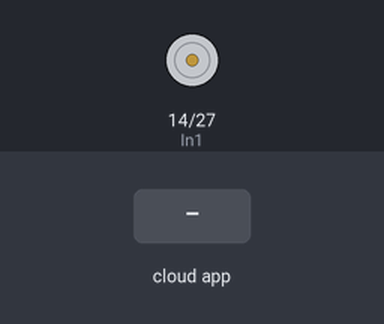
This sketch was run on a simulated ESP32. On the bench: motor-driver pin pairs drawn as motors (green arrow = first pin HIGH = forward, orange = second pin HIGH = backward, longer = more drive, scaled by the enable pin). The test bench sets the inputs (shaded band). The ROS host is connected and sends only what is stated.

Above: at 3.2 s.
3.3 s: the phone or cloud app sets cmd_pwm_argos to -100
At 4.5 s:
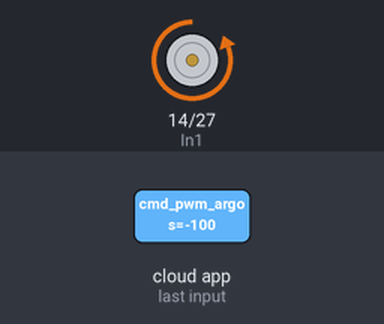
4.8 s: the phone or cloud app sets cmd_pwm_argos to 100
At 6.0 s:
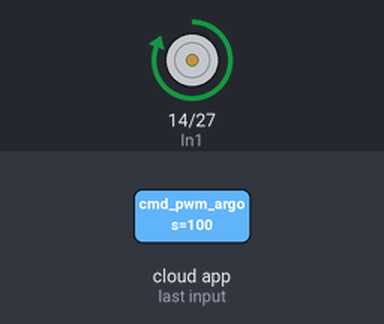
6.3 s: the phone or cloud app sets cmd_pwm_argos to 0
At 7.5 s:
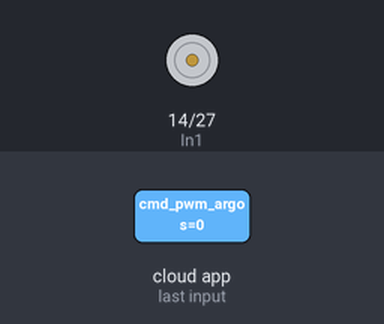
Timing chart, 0 to 9.3 s (numbered marks = the images above; inputs shaded):
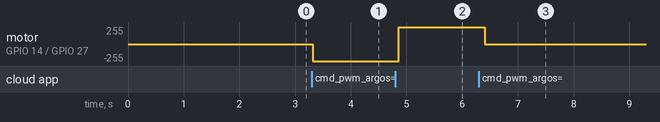

Measured:
- after the input at 3.3 s, motor on GPIO 14 (In1) / GPIO 27 (In2): stopped → backward 255/255 at once
- after the input at 4.8 s, motor on GPIO 14 (In1) / GPIO 27 (In2): backward 255/255 → forward 255/255 after 0.06 s
- after the input at 6.3 s, motor on GPIO 14 (In1) / GPIO 27 (In2): forward 255/255 → stopped after 0.10 s

The sketch:

micro_ros_motor_argos.ino
```cpp
// Include Libraries to be used
#include <micro_ros_arduino.h>    //micro-ros-arduino library
#include <rcl/rcl.h>              //Core ROS 2 Client Library (RCL) for node management.
#include <rcl/error_handling.h>   //Error handling utilities for Micro-ROS.
#include <rclc/rclc.h>            //Micro-ROS Client library for embedded devices.
#include <rclc/executor.h>        //Micro-ROS Executor to manage callbacks
#include <std_msgs/msg/float32.h>   //Predefined ROS 2 message type
#include <stdio.h>                //Standard I/O library for debugging.
#include <math.h>


//Declare nodes to be used
rcl_node_t node;            //Represents a ROS 2 Node running on the microcontroller.

//Instantiate executor and its support classes
rclc_executor_t executor;   //Manages task execution (timers, callbacks, etc.).
rclc_support_t support;     //Data structure that holds the execution context of Micro-ROS, including its communication state, memory management, and initialization data.
rcl_allocator_t allocator;  //Manages memory allocation.

//Declare Subscribers to be used
rcl_subscription_t subscriber;

//Declare Publishers to be used
rcl_publisher_t pwm_publisher;  //Declares a ROS 2 publisher for sending messages.

//Declare timers to be used
rcl_timer_t timer;          //Creates a timer to execute functions at intervals.

//Declare Messages to be used
std_msgs__msg__Float32 msg;  //Defines a message of type float32.
std_msgs__msg__Float32 pwm_msg;  //Defines a message of type int32.

//Define Macros to be used
//Executes fn and goes to error_loop() function if fn fails.
#define RCCHECK(fn) { rcl_ret_t temp_rc = fn; if((temp_rc != RCL_RET_OK)){error_loop();}}
// Executes fn, but ignores failures.
#define RCSOFTCHECK(fn) { rcl_ret_t temp_rc = fn; if((temp_rc != RCL_RET_OK)){}}

//Specifies GPIO pin 13 for controlling an LED
#define ENA 26
#define In1 14
#define In2 27

#define PWM_FRQ 980 //Define PWM Frequency
#define PWM_RES 8  //Define PWM Resolution
#define PWM_CHNL 0    //Define Channel
#define MSG_MIN_VAL -1 //Define min input value
#define MSG_MAX_VAL 1 //Define max input value

//Variables to be used
float pwm_set_point = 0.0;

//Define Error Functions
void error_loop(){
  while(1){
    delay(100); // Wait 100 milliseconds
  }
}

//Define callbacks
void subscription_callback(const void * cmd_motor_argos)//el nombre del mensaje
{
  //Get the message received and store it on the message msg
  const std_msgs__msg__Float32 * msg = (const std_msgs__msg__Float32 *)cmd_motor_argos;//se guarda xd
  pwm_set_point = constrain(msg->data, MSG_MIN_VAL, MSG_MAX_VAL);//saca los valores, entre los valores minimos y maximos

  if (pwm_set_point >0){
    digitalWrite(In1, HIGH);
    digitalWrite(In2, LOW);
  }else if (pwm_set_point < 0) {
    digitalWrite(In1, LOW);
    digitalWrite(In2, HIGH);
  }else {
    digitalWrite(In1, LOW);
    digitalWrite(In2, LOW);
  }
  //ledcWrite(PWM_CHNL, (uint32_t) (pow(2, PWM_RES) * (pwm_set_point  / 1.0)));
  int pwm_value = (int)(fabs(pwm_set_point) * 255);  // El valor de PWM se mapea entre 0 y 255
  ledcWrite(PWM_CHNL, pwm_value);
  //Publica el valor de PWM
  pwm_msg.data = pwm_set_point;
  RCSOFTCHECK(rcl_publish(&pwm_publisher, &pwm_msg, NULL));

}


//Setup
void setup() {
  set_microros_transports(); // Initializes communication between ESP32 and the ROS 2 agent (Serial).
  //Setup Microcontroller Pins
  pinMode(ENA, OUTPUT);
  pinMode(In1, OUTPUT);
  pinMode(In2, OUTPUT);
  ledcSetup(PWM_CHNL, PWM_FRQ, PWM_RES);  //Setup the PWM
  ledcAttachPin(ENA, PWM_CHNL);       //Setup Attach the Pin to the Channel
  //Connection delay
  delay(2000);
  //Initializes memory allocation for Micro-ROS operations.
  allocator = rcl_get_default_allocator();

  //Creates a ROS 2 support structure to manage the execution context.
  RCCHECK(rclc_support_init(&support, 0, NULL, &allocator));

  // create node
  RCCHECK(rclc_node_init_default(&node, "motor", "", &support));

  // create subscriber
  RCCHECK(rclc_subscription_init_default(
    &subscriber,
    &node,
    ROSIDL_GET_MSG_TYPE_SUPPORT(std_msgs, msg, Float32),
    "cmd_pwm_argos"));

    // Create PWM publisher
  RCCHECK(rclc_publisher_init_default(
    &pwm_publisher,
    &node,
    ROSIDL_GET_MSG_TYPE_SUPPORT(std_msgs, msg, Float32),
    "pwm_argos"));

  // create executor
  RCCHECK(rclc_executor_init(&executor, &support.context, 2, &allocator));//solo se usara el subcriber
  // Register suscription with executor
  RCCHECK(rclc_executor_add_subscription(&executor, &subscriber, &msg, &subscription_callback, ON_NEW_DATA));
}//cada que tiene un dato nuevo  ejectua el callback function

void loop() {
  //Executor Spin
  delay(100);
  RCCHECK(rclc_executor_spin_some(&executor, RCL_MS_TO_NS(100)));  //Executor Spin
}
```
